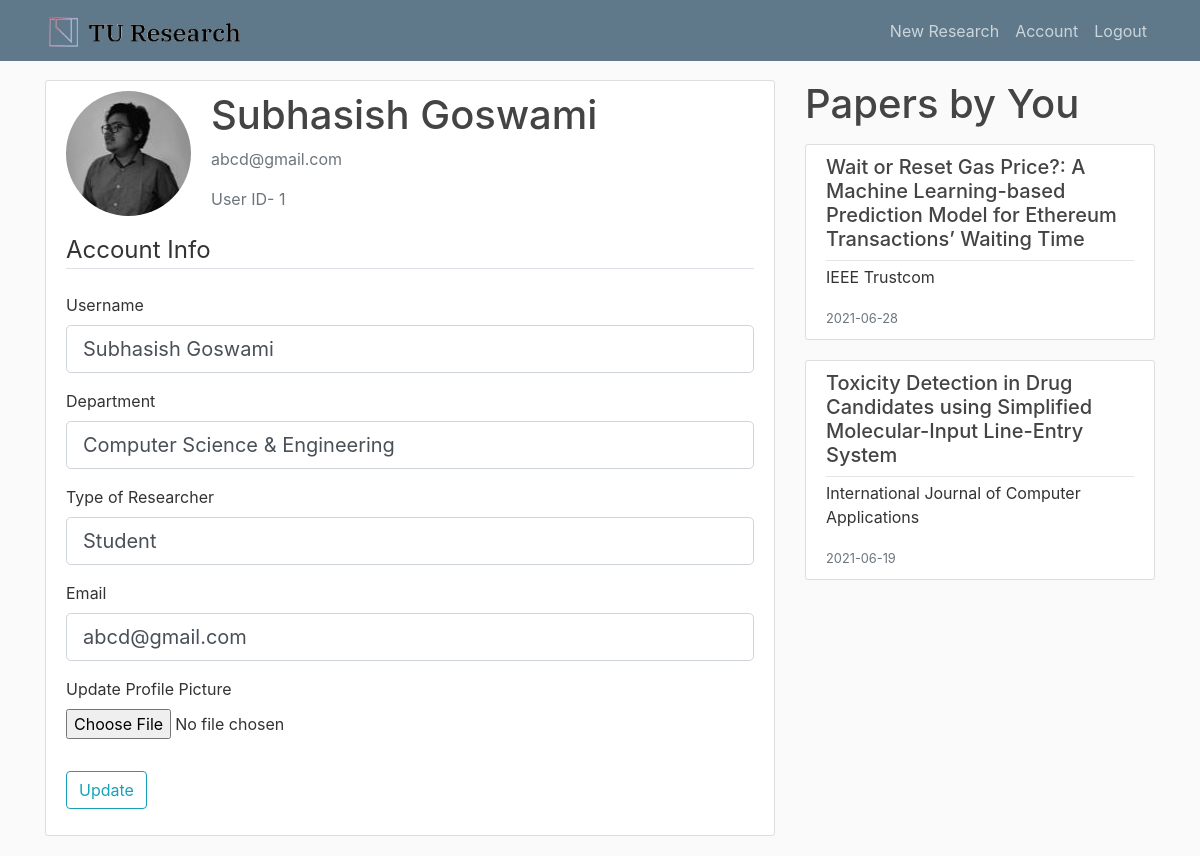
Page /account (signed in) on the committed database.
### flaskblog/models.py (models this page shows, shortened)
class User(db.Model, UserMixin):
    id = db.Column(db.Integer, primary_key=True)
    username = db.Column(db.String(20), unique=True, nullable=False)
    email = db.Column(db.String(120), unique=True, nullable=False)
    department = db.Column(db.String(120))
    researcher = db.Column(db.String(120))
    image_file = db.Column(db.String(20), nullable=False, default='default.jpg')
    password = db.Column(db.String(60), nullable=False)
    posts = db.relationship('Post', backref='author', lazy=True)

class Post(db.Model):
    id = db.Column(db.Text, primary_key=True)
    title = db.Column(db.String(100), nullable=False)
    date_posted = db.Column(db.DateTime, nullable=False, default=datetime.utcnow)
    content = db.Column(db.Text, nullable=False)
    hash = db.Column(db.Text, nullable=False)
    doi = db.Column(db.String(20), nullable= True)
    journal = db.Column(db.String(100), nullable= True)
    issue = db.Column(db.String(20), nullable= True)
    volume = db.Column(db.String(20), nullable= True)
    page = db.Column(db.String(20), nullable= True)
    user_id = db.Column(db.Integer, db.ForeignKey('user.id'), nullable=False)
    user2_id = db.Column(db.Integer)
    user2 = db.Column(db.Text)

### flaskblog/routes.py (the view)
@app.route("/account", methods=['GET', 'POST'])
@login_required
def account():
    form = UpdateAccountForm()
    if form.validate_on_submit():
        if form.picture.data:
            picture_file = save_picture(form.picture.data)
            current_user.image_file = picture_file
        current_user.username = form.username.data
        current_user.email = form.email.data
        current_user.department = form.department.data
        current_user.researcher = form.researcher.data
        db.session.commit()
        flash('Your account has been updated!', 'success')
        return redirect(url_for('account'))
    elif request.method == 'GET':
        form.username.data = current_user.username
        form.email.data = current_user.email
        form.department.data = current_user.department
        form.researcher.data = current_user.researcher
        page = request.args.get('page', 1, type=int)
        user = User.query.filter_by(username=current_user.username).first_or_404()
        posts = Post.query.filter_by(author=user)\
        .order_by(Post.date_posted.desc())\
        .paginate(page=page, per_page=10)
    image_file = url_for('static', filename='profile_pics/' + current_user.image_file)
    return render_template('account.html', title='Account',
                           image_file=image_file,posts=posts, user=user, form=form)

### flaskblog/forms.py (shortened to what this page needs)
class UpdateAccountForm(FlaskForm):
    username = StringField('Username',
                           validators=[DataRequired(), Length(min=2, max=20)])
    email = StringField('Email',
                        validators=[DataRequired(), Email()])
    department = StringField('Department')
    researcher = StringField('Type of Researcher')
    picture = FileField('Update Profile Picture', validators=[FileAllowed(['jpg', 'png'])])
    submit = SubmitField('Update')

### flaskblog/models.py (called while the page is built)
@login_manager.user_loader
def load_user(user_id):
    return User.query.get(int(user_id))

### flaskblog/templates/account.html (shortened to what this page needs)
{% extends "layout.html" %}
{% block content %}
<div class= 'row'>
<div class="col-md-8">
    <div class="content-section">
      <div class="media">
        <img class="rounded-circle account-img" src="{{ image_file }}">
        <div class="media-body">
          <h2 class="account-heading">{{ current_user.username }}</h2>
          <p class="text-secondary">{{ current_user.email }}</p>
          <p class="text-secondary">User ID- {{ current_user.id }}</p>
        </div>
      </div>
        <form method="POST" action="" enctype="multipart/form-data">
            <fieldset class="form-group">
                <legend class="border-bottom mb-4">Account Info</legend>
                <div class="form-group">
                    {{ form.username.label(class="form-control-label") }}
                    {% if form.username.errors %}
                        {{ form.username(class="form-control form-control-lg is-invalid") }}
                        <div class="invalid-feedback">
                            {% for error in form.username.errors %}
                                <span>{{ error }}</span>
                            {% endfor %}
                        </div>
                    {% else %}
                        {{ form.username(class="form-control form-control-lg") }}
                    {% endif %}
                </div>
                <div class="form-group">
                    {{ form.department.label(class="form-control-label") }}
                    {% if form.department.errors %}
                        {{ form.department(class="form-control form-control-lg is-invalid") }}
                        <div class="invalid-feedback">
                            {% for error in form.department.errors %}
                                <span>{{ error }}</span>
                            {% endfor %}
                        </div>
                    {% else %}
                        {{ form.department(class="form-control form-control-lg") }}
                    {% endif %}
                </div>
                <div class="form-group">
                    {{ form.researcher.label(class="form-control-label") }}
                    {% if form.researcher.errors %}
                        {{ form.researcher(class="form-control form-control-lg is-invalid") }}
                        <div class="invalid-feedback">
                            {% for error in form.researcher.errors %}
                                <span>{{ error }}</span>
                            {% endfor %}
                        </div>
                    {% else %}
                        {{ form.researcher(class="form-control form-control-lg") }}
                    {% endif %}
                </div>
                <div class="form-group">
                    {{ form.email.label(class="form-control-label") }}
                    {% if form.email.errors %}
                        {{ form.email(class="form-control form-control-lg is-invalid") }}
                        <div class="invalid-feedback">
                            {% for error in form.email.errors %}
                                <span>{{ error }}</span>
                            {% endfor %}
                        </div>
                    {% else %}
                        {{ form.email(class="form-control form-control-lg") }}
                    {% endif %}
                </div>
                <div class="form-group">
                    {{ form.picture.label() }}
                    {{ form.picture(class="form-control-file") }}
                </div>
            </fieldset>
            <div class="form-group">
                {{ form.submit(class="btn btn-outline-info") }}
            </div>
        </form>
    </div>
    </div>
    <div class="col-md-4">
        <h1 class="mb-3">Papers by You</h1>
        {% for post in posts.items %}
            <article class="media content-section">
              <div class="media-body">
                <div class="article-metadata">
                    <h5><a class="article-title" href="{{ url_for('post', post_id=post.id) }}">{{ post.title }}</a></h5>
                  </div>
                <p class="article-content">{{ post.journal }}</p>
                <small class="text-muted">{{ post.date_posted.strftime('%Y-%m-%d') }}</small>
              </div>
            </article>
        {% endfor %}
    </div>
</div>
{% endblock content %}

### flaskblog/static/main.css (style rules this page uses)
body { background: #fafafa; color: #333333; margin-top: 5rem; }
h1, h2, h3, h4, h5, h6 { color: #444444; }
.content-section { background: #ffffff; padding: 10px 20px; border: 1px solid #dddddd; border-radius: 3px; margin-bottom: 20px; }
.article-title { color: #444444; }
.article-content { white-space: pre-line; }
.article-metadata { padding-bottom: 1px; margin-bottom: 4px; border-bottom: 1px solid #e3e3e3 }
.account-img { height: 125px; width: 125px; margin-right: 20px; margin-bottom: 16px; }
.account-heading { font-size: 2.5rem; }

### rows in the picture
User: username "Subhasish Goswami", email "abcd@gmail.com", id "1", department "Computer Science & Engineering", researcher "Student"
Post: title "Wait or Reset Gas Price?: A Machine Learning-based Prediction Model for Ethereum Transactions’ Waiting Time", journal "IEEE Trustcom", date_posted "2021-06-28"
Post: title "Toxicity Detection in Drug Candidates using Simplified Molecular-Input Line-Entry System", journal "International Journal of Computer Applications", date_posted "2021-06-19"
